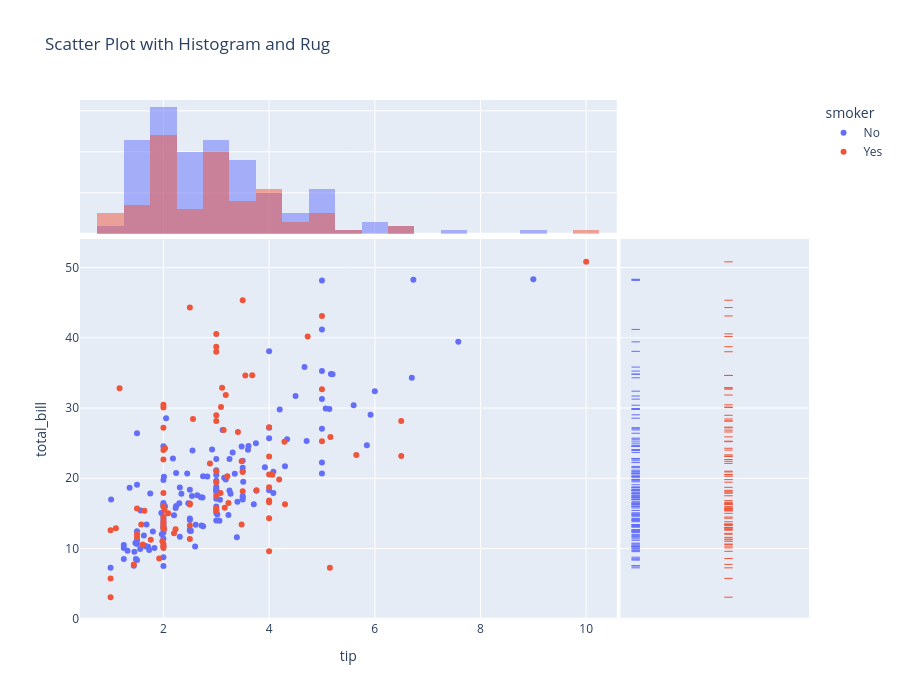

The notebook cell saved with this chart:
### Code cell
# using Marginal Plot
    # REMEMBER BOTH marginal_x and marginal_y can take only 4 values : histogram, rug, box, violin

fig = px.scatter(df, x='tip', y='total_bill', color='smoker',
                marginal_x='histogram', marginal_y='rug',
                title='Scatter Plot with Histogram and Rug',
                height=700
)

fig.show()

### Figure 1 — Plotly figure (JSON) as saved in the notebook; plotly's stock layout.template omitted (floating-point values rounded to 4 significant figures; data arrays with more than 128 entries replaced by an {"elided": "..."} marker saying what was removed)
{"data": [{"hovertemplate": "smoker=No<br>tip=%{x}<br>total_bill=%{y}<extra></extra>", "legendgroup": "No", "marker": {"color": "#636efa", "symbol": "circle"}, "mode": "markers", "name": "No", "orientation": "v", "showlegend": true, "type": "scatter", "x": {"elided": "151 float values"}, "xaxis": "x", "y": {"elided": "151 float values"}, "yaxis": "y"}, {"bingroup": "x", "hovertemplate": "smoker=No<br>tip=%{x}<br>count=%{y}<extra></extra>", "legendgroup": "No", "marker": {"color": "#636efa"}, "name": "No", "opacity": 0.5, "showlegend": false, "type": "histogram", "x": {"elided": "151 float values"}, "xaxis": "x3", "yaxis": "y3"}, {"boxpoints": "all", "fillcolor": "rgba(255,255,255,0)", "hoveron": "points", "hovertemplate": "smoker=No<br>total_bill=%{y}<extra></extra>", "jitter": 0, "legendgroup": "No", "line": {"color": "rgba(255,255,255,0)"}, "marker": {"color": "#636efa", "symbol": "line-ew-open"}, "name": "No", "showlegend": false, "type": "box", "xaxis": "x2", "y": {"elided": "151 float values"}, "yaxis": "y2"}, {"hovertemplate": "smoker=Yes<br>tip=%{x}<br>total_bill=%{y}<extra></extra>", "legendgroup": "Yes", "marker": {"color": "#EF553B", "symbol": "circle"}, "mode": "markers", "name": "Yes", "orientation": "v", "showlegend": true, "type": "scatter", "x": [3.0, 1.76, 3.21, 2.0, 1.98, 3.76, 1.0, 2.09, 3.14, 5.0, 3.08, 3.0, 5.0, 3.0, 1.0, 4.3, 4.73, 4.0, 1.5, 3.0, 2.5, 3.0, 2.5, 3.48, 1.64, 4.06, 4.29, 4.0, 2.0, 3.0, 1.61, 2.0, 10.0, 3.16, 5.15, 3.18, 4.0, 3.11, 2.0, 2.0, 4.0, 3.55, 3.68, 5.65, 3.5, 6.5, 3.0, 3.5, 2.0, 3.5, 4.0, 1.5, 4.19, 2.56, 2.02, 4.0, 2.0, 5.0, 2.0, 2.0, 4.0, 2.01, 2.0, 2.5, 4.0, 3.23, 3.41, 3.0, 2.03, 2.23, 2.0, 5.16, 2.5, 6.5, 1.1, 3.0, 1.5, 1.44, 3.09, 2.2, 3.48, 1.92, 1.58, 2.5, 2.0, 2.88, 2.0, 3.0, 3.0, 1.0, 1.17, 2.0, 2.0], "xaxis": "x", "y": [38.01, 11.24, 20.29, 13.81, 11.02, 18.29, 3.07, 15.01, 26.86, 25.28, 17.92, 19.44, 32.68, 28.97, 5.75, 16.32, 40.17, 27.28, 12.03, 21.01, 11.35, 15.38, 44.3, 22.42, 15.36, 20.49, 25.21, 14.31, 16.0, 17.51, 10.59, 10.63, 50.81, 15.81, 7.25, 31.85, 16.82, 32.9, 17.89, 14.48, 9.6, 34.63, 34.65, 23.33, 45.35, 23.17, 40.55, 20.9, 30.46, 18.15, 23.1, 15.69, 19.81, 28.44, 15.48, 16.58, 10.34, 43.11, 13.0, 13.51, 18.71, 12.74, 13.0, 16.4, 20.53, 16.47, 26.59, 38.73, 24.27, 12.76, 30.06, 25.89, 13.27, 28.17, 12.9, 28.15, 11.59, 7.74, 30.14, 12.16, 13.42, 8.58, 13.42, 16.27, 10.09, 22.12, 24.01, 15.69, 15.53, 12.6, 32.83, 27.18, 22.67], "yaxis": "y"}, {"bingroup": "x", "hovertemplate": "smoker=Yes<br>tip=%{x}<br>count=%{y}<extra></extra>", "legendgroup": "Yes", "marker": {"color": "#EF553B"}, "name": "Yes", "opacity": 0.5, "showlegend": false, "type": "histogram", "x": [3.0, 1.76, 3.21, 2.0, 1.98, 3.76, 1.0, 2.09, 3.14, 5.0, 3.08, 3.0, 5.0, 3.0, 1.0, 4.3, 4.73, 4.0, 1.5, 3.0, 2.5, 3.0, 2.5, 3.48, 1.64, 4.06, 4.29, 4.0, 2.0, 3.0, 1.61, 2.0, 10.0, 3.16, 5.15, 3.18, 4.0, 3.11, 2.0, 2.0, 4.0, 3.55, 3.68, 5.65, 3.5, 6.5, 3.0, 3.5, 2.0, 3.5, 4.0, 1.5, 4.19, 2.56, 2.02, 4.0, 2.0, 5.0, 2.0, 2.0, 4.0, 2.01, 2.0, 2.5, 4.0, 3.23, 3.41, 3.0, 2.03, 2.23, 2.0, 5.16, 2.5, 6.5, 1.1, 3.0, 1.5, 1.44, 3.09, 2.2, 3.48, 1.92, 1.58, 2.5, 2.0, 2.88, 2.0, 3.0, 3.0, 1.0, 1.17, 2.0, 2.0], "xaxis": "x3", "yaxis": "y3"}, {"boxpoints": "all", "fillcolor": "rgba(255,255,255,0)", "hoveron": "points", "hovertemplate": "smoker=Yes<br>total_bill=%{y}<extra></extra>", "jitter": 0, "legendgroup": "Yes", "line": {"color": "rgba(255,255,255,0)"}, "marker": {"color": "#EF553B", "symbol": "line-ew-open"}, "name": "Yes", "showlegend": false, "type": "box", "xaxis": "x2", "y": [38.01, 11.24, 20.29, 13.81, 11.02, 18.29, 3.07, 15.01, 26.86, 25.28, 17.92, 19.44, 32.68, 28.97, 5.75, 16.32, 40.17, 27.28, 12.03, 21.01, 11.35, 15.38, 44.3, 22.42, 15.36, 20.49, 25.21, 14.31, 16.0, 17.51, 10.59, 10.63, 50.81, 15.81, 7.25, 31.85, 16.82, 32.9, 17.89, 14.48, 9.6, 34.63, 34.65, 23.33, 45.35, 23.17, 40.55, 20.9, 30.46, 18.15, 23.1, 15.69, 19.81, 28.44, 15.48, 16.58, 10.34, 43.11, 13.0, 13.51, 18.71, 12.74, 13.0, 16.4, 20.53, 16.47, 26.59, 38.73, 24.27, 12.76, 30.06, 25.89, 13.27, 28.17, 12.9, 28.15, 11.59, 7.74, 30.14, 12.16, 13.42, 8.58, 13.42, 16.27, 10.09, 22.12, 24.01, 15.69, 15.53, 12.6, 32.83, 27.18, 22.67], "yaxis": "y2"}], "layout": {"barmode": "overlay", "height": 700, "legend": {"title": {"text": "smoker"}, "tracegroupgap": 0}, "title": {"text": "Scatter Plot with Histogram and Rug"}, "xaxis": {"anchor": "y", "domain": [0, 0.7363], "title": {"text": "tip"}}, "xaxis2": {"anchor": "y2", "domain": [0.7413, 1], "matches": "x2", "showgrid": false, "showline": false, "showticklabels": false, "ticks": ""}, "xaxis3": {"anchor": "y3", "domain": [0, 0.7363], "matches": "x", "showgrid": true, "showticklabels": false}, "xaxis4": {"anchor": "y4", "domain": [0.7413, 1], "matches": "x2", "showgrid": false, "showline": false, "showticklabels": false, "ticks": ""}, "yaxis": {"anchor": "x", "domain": [0, 0.7326], "title": {"text": "total_bill"}}, "yaxis2": {"anchor": "x2", "domain": [0, 0.7326], "matches": "y", "showgrid": true, "showticklabels": false}, "yaxis3": {"anchor": "x3", "domain": [0.7426, 1], "matches": "y3", "showgrid": true, "showline": false, "showticklabels": false, "ticks": ""}, "yaxis4": {"anchor": "x4", "domain": [0.7426, 1], "matches": "y3", "showgrid": true, "showline": false, "showticklabels": false, "ticks": ""}}}
